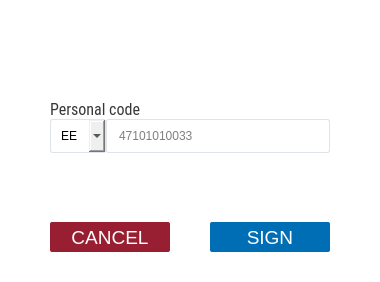
<?xml version="1.0" encoding="UTF-8"?>
<ui version="4.0">
 <class>SmartIDDialog</class>
 <widget class="QDialog" name="SmartIDDialog">
  <property name="geometry">
   <rect>
    <x>0</x>
    <y>0</y>
    <width>380</width>
    <height>282</height>
   </rect>
  </property>
  <property name="windowTitle">
   <string notr="true">Smart-ID</string>
  </property>
  <property name="styleSheet">
   <string notr="true">QDialog {
border-radius: 2px;
background-color: #FFFFFF;
}
QLineEdit, QComboBox {
padding: 0px 10px;
border: 1px solid #DEE4E9;
border-radius: 2px;
}</string>
  </property>
  <layout class="QVBoxLayout" name="SmartIDDialogLayout">
   <property name="spacing">
    <number>0</number>
   </property>
   <property name="leftMargin">
    <number>50</number>
   </property>
   <property name="topMargin">
    <number>30</number>
   </property>
   <property name="rightMargin">
    <number>50</number>
   </property>
   <property name="bottomMargin">
    <number>30</number>
   </property>
   <item>
    <spacer name="topSpacer">
     <property name="orientation">
      <enum>Qt::Vertical</enum>
     </property>
     <property name="sizeHint" stdset="0">
      <size>
       <width>20</width>
       <height>67</height>
      </size>
     </property>
    </spacer>
   </item>
   <item>
    <widget class="QLabel" name="labelPhone">
     <property name="font">
      <font>
       <family>Roboto Condensed</family>
       <pointsize>12</pointsize>
      </font>
     </property>
     <property name="styleSheet">
      <string notr="true">color: #353739;</string>
     </property>
     <property name="text">
      <string>Personal code</string>
     </property>
    </widget>
   </item>
   <item>
    <layout class="QHBoxLayout" name="idCodeLayout" stretch="0,1">
     <item>
      <widget class="QComboBox" name="idCodeCountry">
       <property name="minimumSize">
        <size>
         <width>0</width>
         <height>34</height>
        </size>
       </property>
       <item>
        <property name="text">
         <string notr="true">EE</string>
        </property>
       </item>
       <item>
        <property name="text">
         <string notr="true">LT</string>
        </property>
       </item>
       <item>
        <property name="text">
         <string notr="true">LV</string>
        </property>
       </item>
      </widget>
     </item>
     <item>
      <widget class="QLineEdit" name="idCode">
       <property name="minimumSize">
        <size>
         <width>0</width>
         <height>34</height>
        </size>
       </property>
       <property name="placeholderText">
        <string notr="true">47101010033</string>
       </property>
      </widget>
     </item>
    </layout>
   </item>
   <item>
    <spacer name="bottomSpacer">
     <property name="orientation">
      <enum>Qt::Vertical</enum>
     </property>
     <property name="sizeHint" stdset="0">
      <size>
       <width>20</width>
       <height>66</height>
      </size>
     </property>
    </spacer>
   </item>
   <item>
    <layout class="QHBoxLayout" name="buttonLayout">
     <property name="spacing">
      <number>40</number>
     </property>
     <item>
      <widget class="QPushButton" name="cancel">
       <property name="enabled">
        <bool>true</bool>
       </property>
       <property name="minimumSize">
        <size>
         <width>120</width>
         <height>30</height>
        </size>
       </property>
       <property name="font">
        <font>
         <pointsize>14</pointsize>
        </font>
       </property>
       <property name="cursor">
        <cursorShape>PointingHandCursor</cursorShape>
       </property>
       <property name="styleSheet">
        <string notr="true">QPushButton {
	border-radius: 2px; 
	border: none;
	color: #ffffff;
	background-color: #981E32;
}
QPushButton:pressed {
	background-color: #F24A66;
}
QPushButton:hover:!pressed {
	background-color: #CD2541;
}</string>
       </property>
       <property name="text">
        <string>CANCEL</string>
       </property>
       <property name="autoDefault">
        <bool>false</bool>
       </property>
      </widget>
     </item>
     <item>
      <widget class="QPushButton" name="sign">
       <property name="minimumSize">
        <size>
         <width>120</width>
         <height>30</height>
        </size>
       </property>
       <property name="font">
        <font>
         <pointsize>14</pointsize>
        </font>
       </property>
       <property name="styleSheet">
        <string notr="true">QPushButton {
	border-radius: 2px; 
	border: none;
	color: #ffffff;
	background-color: #006EB5;
}
QPushButton:pressed {
	background-color: #41B6E6;
}
QPushButton:hover:!pressed {
	background-color: #008DCF;
}
QPushButton:disabled {
	background-color: #BEDBED;
}</string>
       </property>
       <property name="text">
        <string>SIGN</string>
       </property>
       <property name="default">
        <bool>true</bool>
       </property>
      </widget>
     </item>
    </layout>
   </item>
  </layout>
 </widget>
 <resources/>
 <connections/>
</ui>
